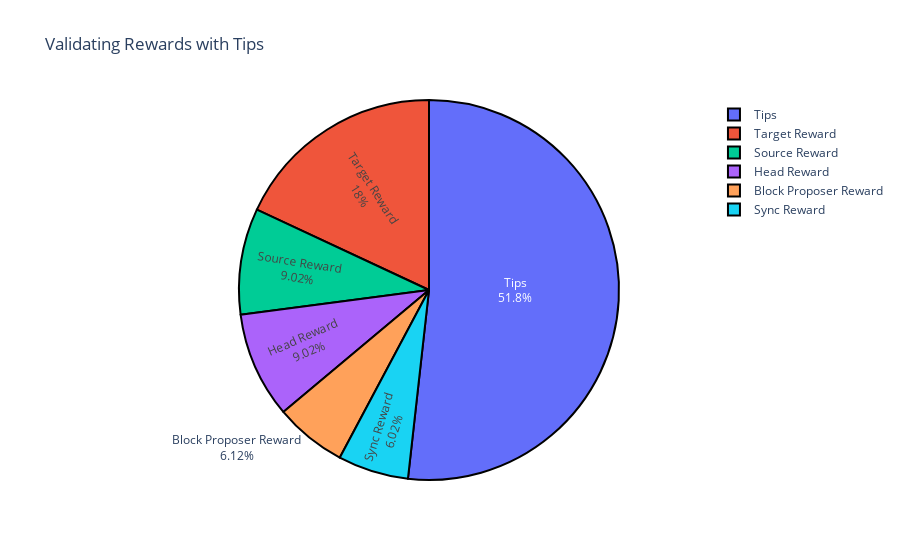

This figure's notebook cell:
### Code cell
visualizations.plot_validating_rewards_pie_chart(df, with_tips=True)

### Figure 1 — Plotly figure (JSON) as saved in the notebook; plotly's stock layout.template omitted (floating-point values rounded to 4 significant figures)
{"data": [{"domain": {"x": [0, 1], "y": [0, 1]}, "hovertemplate": "label=%{label}<br>value=%{value}<extra></extra>", "insidetextorientation": "radial", "labels": ["Tips", "Source Reward", "Target Reward", "Head Reward", "Block Proposer Reward", "Sync Reward"], "legendgroup": "", "marker": {"line": {"color": "#000000", "width": 2}}, "name": "", "showlegend": true, "textinfo": "label+percent", "type": "pie", "values": [3071.0, 535.3, 1071.0, 535.3, 363.1, 356.9]}], "layout": {"autosize": true, "legend": {"tracegroupgap": 0}, "title": {"text": "Validating Rewards with Tips"}}}
